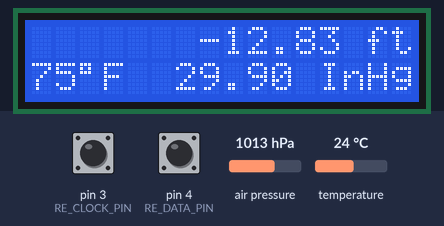
This sketch was run on a simulated Arduino Uno, built with avr-gcc and run on an emulated ATmega328P. Shown: 16×2 character LCD. The test bench sets the inputs (shaded band); at power-on: air pressure 1013 hPa, pin 3 (RE_CLOCK_PIN) HIGH, temperature 24 °C, pin 4 (RE_DATA_PIN) HIGH.

Above: at 3.3 s.
3.4 s: air pressure set to 952 hPa
At 6.3 s:
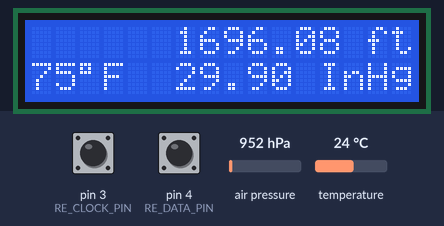
6.6 s: pin 3 (RE_CLOCK_PIN) pulled LOW for 0.15 s
At 7.6 s:
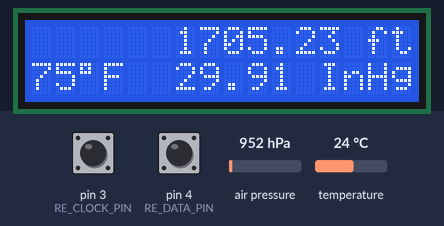
8.6 s: temperature set to 12 °C
At 9.9 s:
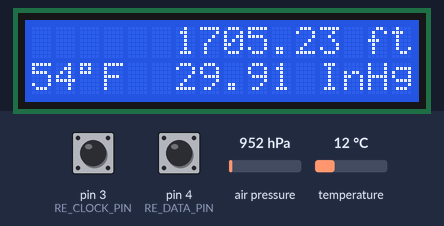
10.5 s: pin 3 (RE_CLOCK_PIN) pulled LOW for 1 s
At 11.5 s:
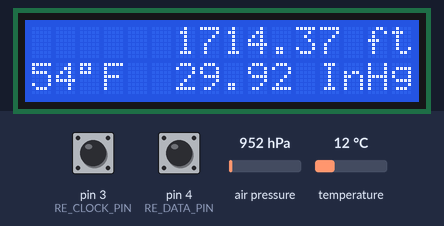
13.0 s: air pressure set to 975 hPa
At 15.2 s:
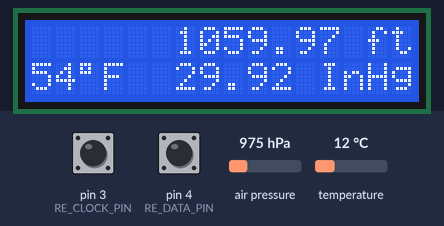
15.5 s: temperature set to 19 °C
At 16.3 s:
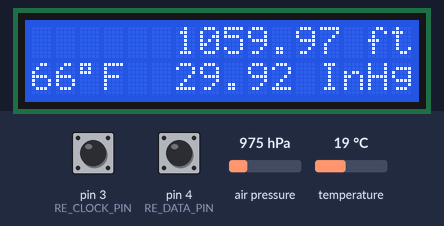
Timing chart, 0 to 18.4 s (numbered marks = the images above; inputs shaded):
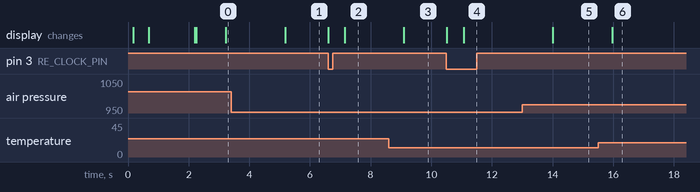

The sketch:

altimeterv2.ino
```cpp
/**
 * Description here
 * blah blah blah
 */

// include the library code
#include <math.h>
#include <Wire.h>
#include <SFE_BMP180.h>
#include <LiquidCrystal_I2C.h>  // Sunfounder Display

// Setup LCD
LiquidCrystal_I2C lcd(0x27, 16, 2);  // set the LCD address to 0x27 for a 16 chars and 2 line display

// Setup Pressure Sensor
SFE_BMP180 pSensor;

// For Rotary Encoder (KY-040)
int RE_CLOCK_PIN = 3;  // Connected to CLK on KY-040
int RE_DATA_PIN  = 4;  // Connected to DT on KY-040

// Red LED
int RED_LED_PIN = 1;

static uint8_t re_prevNextCode = 0;
uint8_t re_clk_hist = 0;
uint8_t re_clk = 0;
uint8_t re_dta_hist = 0;
uint8_t re_dta = 0;

// Setup the rotary encoder
void setup_rotary()
{
  pinMode(RE_CLOCK_PIN, INPUT);
  pinMode(RE_CLOCK_PIN, INPUT_PULLUP);
  pinMode(RE_DATA_PIN, INPUT);
  pinMode(RE_DATA_PIN, INPUT_PULLUP);
}

uint32_t rotary_ms = 0;
void sample_rotary()
{
  // Sample once every 1 milliseconds
  if (millis() - rotary_ms > 1)
  {
    rotary_ms = millis();
    re_clk_hist <<= 1;
    re_dta_hist <<= 1;
    if (digitalRead(RE_CLOCK_PIN))
      re_clk_hist |= 0x01;
    if (digitalRead(RE_DATA_PIN))
      re_dta_hist |= 0x01;

    // Two in a row means we set the value
    if (0x07 == (re_clk_hist & 0x07))
      re_clk = 1;
    if (0x00 == (re_clk_hist & 0x07))
      re_clk = 0;
    if (0x07 == (re_dta_hist & 0x07))
      re_dta = 1;
    if (0x00 == (re_dta_hist & 0x07))
      re_dta = 0;
  }
}

// If clk goes high-to-low and data is high, +1
// If clk goes high-to-low and data is low, -1
// Else, 0
uint8_t prev_re_clk = 0;
int8_t get_rotary_value()
{
  //lcd.setCursor(5, 0);
  //lcd.print(re_clk);
  //lcd.setCursor(10, 0);
  //lcd.print(re_dta);

  int8_t val = 0;
  if (prev_re_clk > 0 && re_clk < 1)
  { // We went high-to-low
    if (re_dta > 0)
      val = 1;
    else
      val = -1;
  }
  prev_re_clk = re_clk; // save state

  return val;
}

// Gets absolute pressure in millibar, and temp in C
double getAbsPressureMbar(double &tempC)
{
  uint8_t status;
  double pressure = 0;

  // You must first get a temperature measurement to perform a pressure reading.

  // Start a temperature measurement:
  // If request is successful, the number of ms to wait is returned.
  // If request is unsuccessful, 0 is returned.

  status = pSensor.startTemperature();
  if (status != 0)
  {
    // Wait for the measurement to complete:
    delay(status);

    // Retrieve the completed temperature measurement:
    // Function returns 1 if successful, 0 if failure.

    status = pSensor.getTemperature(tempC);
    if (status != 0)
    {
      // Start a pressure measurement:
      // The parameter is the oversampling setting, from 0 to 3 (highest res, longest wait).
      // If request is successful, the number of ms to wait is returned.
      // If request is unsuccessful, 0 is returned.

      status = pSensor.startPressure(3);
      if (status != 0)
      {
        // Wait for the measurement to complete:
        delay(status);

        // Retrieve the completed pressure measurement:
        // Note that the measurement is stored in the variable P.
        // Note also that the function requires the previous temperature measurement
        // (If temperature is stable, you can do one temperature measurement for a number of pressure measurements.)
        // Function returns 1 if successful, 0 if failure.

        status = pSensor.getPressure(pressure, tempC);
        if (status != 0)
        {
          return(pressure);
        }
      }
    }
  }
  return -999.99; // error
}

double cToF(double degC)
{
  return degC * 9.0 / 5.0 + 32.0;
}

uint8_t getNumLen(double num)
{
  int len = 1;
  if (num < 0)
    len++;
  num = abs(num);
  if (num >= 10)
    len++;
  if (num >= 100)
    len++;
  if (num >= 1000)
    len++;
  if (num >= 10000)
    len++;
  if (num >= 100000)
    len++;
  return len;
}

void setup()
{
  // Pin for sanity check blink
  //pinMode(red_led, OUTPUT);

  // LCD Init
  lcd.init();
  lcd.noBacklight();
  delay(100);
  lcd.backlight();
  lcd.print("Initializing...");
  delay(500);

  // Rotary Encoder Init
  setup_rotary();

  // Barometric Sensor Init
  if(!pSensor.begin())
  {
    lcd.setCursor(0, 1);
    lcd.print("BMP180 not detected");
    delay(1500);
    lcd.clear();
  }
  else
  {
    lcd.setCursor(0, 1);
    lcd.print("Found BMP180");
    delay(1500);
    lcd.clear();
  }
}

/*********************************************************/
// Globals
uint32_t global_ms = 0; // Track global milliseconds
uint32_t global_secs = 0;
uint32_t last_tenth_ms = 0;
uint32_t last_secs_ms = 0;
double pressureSample = 0;

int prevRotaryVal = -1;
int rotaryVal = 0;

double altFt = 0.0;
double prevAltFt = 0.0;

double degF = 0.0;
double prevDegF = 0.0;

uint8_t last_alt_pos = 0;

uint8_t once = 1;

// loop gets called over and over and over
void loop()
{
  global_ms = millis();
  sample_rotary();
  rotaryVal += get_rotary_value();
  double inHg = 29.9 + rotaryVal / 100.0;

  // Do this once every second
  if (global_ms - last_secs_ms > 980)
  {
    global_secs++;
    last_secs_ms = global_ms;

    // Reading our temp and pressure
    double tempC = 0.0;
    pressureSample = getAbsPressureMbar(tempC);
    degF = cToF(tempC);

    // We are accurate (I guess...)
    // To .17 meters = 0.5 feet or so. BUT, sitting on the bench, alt in feet seems
    // to drift, and change spuriously by a couple of feet or so.
    if (abs(prevAltFt - altFt) > 4.0)
    {
      prevAltFt = altFt;

      uint8_t pos = getNumLen(altFt);
      pos = 15 - pos - 5; // account for decimals and 'ft'

      // Silly trick to clear out old stuff
      // and only print what's necessary
      if (pos > last_alt_pos)
      {
        lcd.setCursor(0, 0);
        lcd.print("             ");
      }
      last_alt_pos = pos;

      lcd.setCursor(pos, 0);
      lcd.print(altFt);
    }

    if (abs(prevDegF - degF) > 1.2)
    {
      lcd.setCursor(0, 1);
      lcd.print(round(degF));
      lcd.print((char) 223);
      lcd.print("F");
    }

    // Print num of seconds we've been running
    //lcd.setCursor(0, 0);
    //lcd.print(global_secs);
  }

  // Calculate our values
  {
    // Convert InHG (rotaryVal) to mbar
    double offsetMbar = inHg * 33.86389;
    double altMeters = pSensor.altitude(pressureSample, offsetMbar);
    altFt = altMeters * 3.28084;
  }

  // Always print the change to our rotary value
  if (rotaryVal != prevRotaryVal && global_ms-last_tenth_ms > 100)
  {
    last_tenth_ms = global_ms;
    prevRotaryVal = rotaryVal;

    // Print rotary encoder value
    lcd.setCursor(6, 1);
    lcd.print(inHg);
  }

  if (once)
  {
    lcd.setCursor(13, 0);
    lcd.print(" ft");
    lcd.setCursor(12, 1);
    lcd.print("InHg");
    once = 0;
  }
}
/************************************************************/
```

Measured:
- after the input at 3.4 s, the display: changes after 1.8 s (image 1)
- after the input at 6.6 s, the display: first changes at once (image 2 shows a later state)
- after the input at 8.6 s, the display: changes after 0.50 s (image 3)
- after the input at 10.5 s, the display: first changes at once (image 4 shows a later state)
- after the input at 13.0 s, the display: changes after 1.0 s (image 5)
- after the input at 15.5 s, the display: changes after 0.46 s (image 6)
